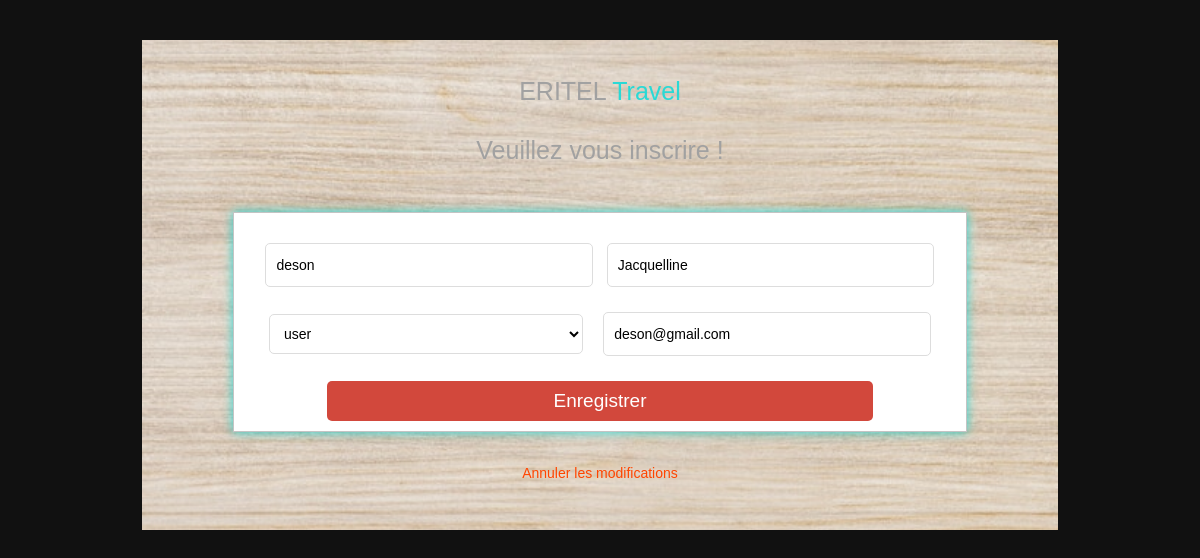
/Users/edit?idUser=11 (signed in), run on an earlier commit of the app's database.
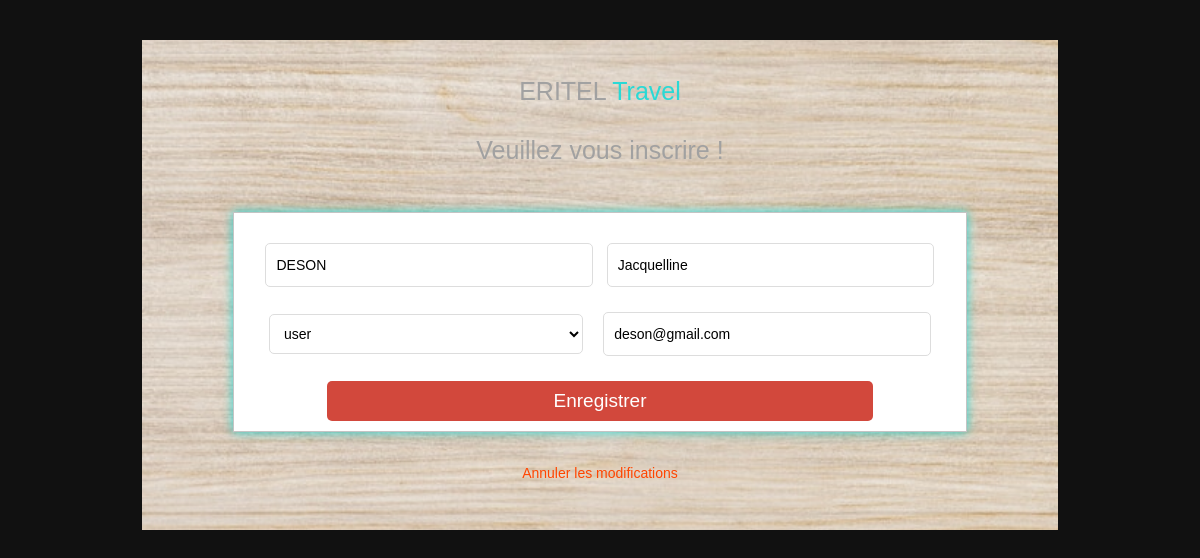
And on a later commit of the database.
### tables this page shows
CREATE TABLE `user` (
  `id` int(11) NOT NULL,
  `fname` varchar(50) NOT NULL,
  `lname` varchar(50) NOT NULL,
  `type` varchar(50) NOT NULL DEFAULT 'user',
  `email` varchar(100) NOT NULL,
  `password` varchar(100) NOT NULL
);

### App/Controllers/Users.php (called while the page is built, shortened)
<?php
class Users extends \Core\Controller {
  public function editAction() {
    View::render("Admin/edit_user.php");
  }
}

### public/index.php (called while the page is built, shortened)
<?php
$router = new Core\Router();
$router->add('', ['controller' => 'Users', 'action' => 'accueil']);
$router->add('login', ['controller' => 'Users', 'action' => 'login']);
$router->add('admin', ['controller' => 'Users', 'action' => 'login']);
$router->add('about', ['controller' => 'Users', 'action' => 'about']);
$router->add('contact', ['controller' => 'Users', 'action' => 'contact']);
$router->add('site', ['controller' => 'Users', 'action' => 'site']);
$router->add('{controller}/{action}');
$router->add("{controller}/{id:\d+}/{action}");
$router->add("admin/{controller}/{action}", ["namespace" => "Admin"]);
$router->dispatch($_SERVER["QUERY_STRING"]);

### App/Views/Admin/edit_user.php (the view, shortened to what this page needs)
<?php
    require_once 'connexion.php';
?>
<!DOCTYPE html>
<html lang="en">
<head>
    <link rel="stylesheet" href="../../ressources/css/styleForm.css">
</head>
<body>
	<div class="containe">
		<h1 class="box-logo box-title">ERITEL <span>Travel</span></h1>
		<h1 class="box-title">Veuillez vous inscrire !</h1>
        <?php
      $getId = $_GET['idUser'];
      $request = $connexion->prepare("SELECT * FROM `user` WHERE id = ?");
      $request->execute([$getId]);
      if($request->rowCount() > 0){
         while($user = $request->fetch(PDO::FETCH_ASSOC)){
   ?>
		<form action="/RegisterController/updateUser" method="POST" enctype="multipart/form-data" class="box">
			<input type="text" class="box-input" name="lname" placeholder="Nom" required value="<?= $user['lname']; ?>" />
			<input type="text" class="box-input" name="fname" placeholder="Prénom" required value="<?= $user['fname']; ?>" />
            <select class="box-input" name="type" id="type" >
                <option value="" disabled selected><?= $user['type']; ?></option>
            </select>
			<input type="email" class="box-input" name="email" placeholder="Email" required value="<?= $user['email']; ?>" />
			<input type="submit" name="enregistrer" value="Enregistrer" class="box-button" />
		</form>
        <?php
         }
      }
   ?>
		<p class="box-register"><a href="/RegisterController/showUser">Annuler les modifications</a></p>
	</div>
</body>
</html>

What changed in the data, as far as the page shows it:
changed user "Jacquelline": lname "deson" → "DESON"
